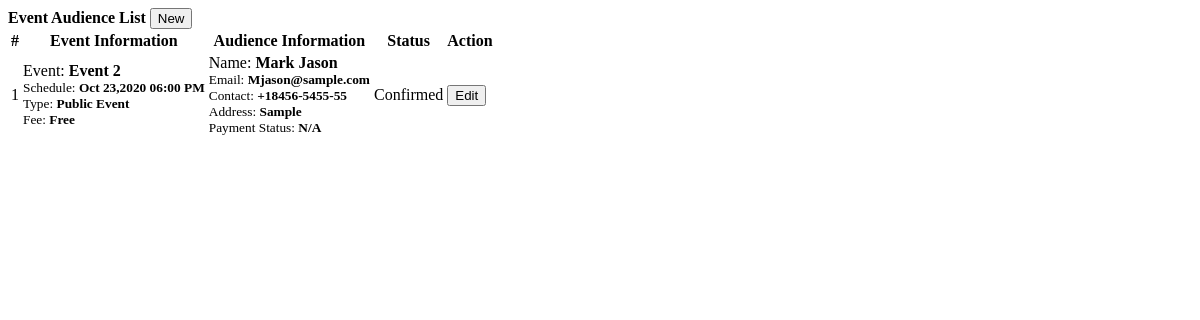
/admin/audience.php, run on the app's committed database.
### tables this page shows
CREATE TABLE `audience` (
  `id` int(11) NOT NULL,
  `name` text NOT NULL,
  `contact` varchar(50) NOT NULL,
  `email` varchar(100) NOT NULL,
  `address` text NOT NULL,
  `event_id` int(30) NOT NULL,
  `payment_status` tinyint(1) NOT NULL DEFAULT '0' COMMENT '0= pending, 1 =Paid',
  `attendance_status` tinyint(1) NOT NULL DEFAULT '0' COMMENT '1= present',
  `status` tinyint(1) NOT NULL DEFAULT '0' COMMENT '0 = for verification,  1 = confirmed,2= declined',
  `date_created` datetime NOT NULL DEFAULT CURRENT_TIMESTAMP
);

CREATE TABLE `events` (
  `id` int(30) NOT NULL,
  `venue_id` int(30) NOT NULL,
  `event` text NOT NULL,
  `description` text NOT NULL,
  `schedule` datetime NOT NULL,
  `type` tinyint(1) NOT NULL DEFAULT '1' COMMENT '1=Public, 2-Private',
  `audience_capacity` int(30) NOT NULL,
  `payment_type` tinyint(1) NOT NULL DEFAULT '1' COMMENT '1=Free,payable',
  `amount` double NOT NULL DEFAULT '0',
  `banner` text NOT NULL,
  `date_created` datetime NOT NULL
);

### admin/audience.php (the view, shortened to what this page needs)
<?php include('db_connect.php');?>
<div class="container-fluid">
	<div class="col-lg-12">
		<div class="row">
			<div class="col-md-12">
				<div class="card">
					<div class="card-header">
						<b>Event Audience List</b>
						<span class="">
							<button class="btn btn-success btn-block btn-sm col-sm-2 float-right" type="button" id="new_register">
					<i class="fa fa-plus"></i> New</button>
				</span>
					</div>
					<div class="card-body">
						<table class="table table-bordered table-condensed table-hover">
							<thead>
								<tr>
									<th class="text-center">#</th>
									<th class="">Event Information</th>
									<th class="">Audience Information</th>
									<th class="">Status</th>
									<th class="text-center">Action</th>
								</tr>
							</thead>
							<tbody>
								<?php
								$i = 1;
								$registering = $conn->query("SELECT a.*,e.event,e.payment_type,e.type,e.amount,e.schedule from audience a inner join events e on e.id = a.event_id");
								while($row=$registering->fetch_assoc()):
								?>
								<tr>
									<td class="text-center"><?php echo $i++ ?></td>
									<td class="">
										 <p>Event: <b><?php echo ucwords($row['event']) ?></b></p>
										 <p><small>Schedule: <b><?php echo date("M d,Y h:i A",strtotime($row['schedule'])) ?></b></small></p>
										 <p><small>Type: <b><?php echo $row['type']  == 1 ? "Public Event" : "Private Event" ?></small></b></p>
										 <p><small>Fee: <b><?php echo $row['payment_type']  == 1 ? "Free" : number_format($row['amount'],2) ?></small></b></p>
									</td>
									<td class="">
										 <p>Name: <b><?php echo  ucwords($row['name']) ?></b></p>
										 <p><small>Email: <b><?php echo  ucwords($row['email']) ?></b></small></p>
										 <p><small>Contact: <b><?php echo  ucwords($row['contact']) ?></b></small></p>
										 <p><small>Address: <b><?php echo  ucwords($row['address']) ?></b></small></p>
										 <p><small>Payment Status: <b><?php echo $row['payment_type']  == 1 ? "N/A" : ($row['payment_status'] == 1 ? "Paid" : "Unpaid") ?></small></b></p>
									</td>
									<td class="text-center">
										 <?php if($row['status'] == 0): ?>
										 	<span class="badge badge-secondary">For Verification</span>
										 <?php elseif($row['status'] == 1): ?>
										 	<span class="badge badge-success">Confirmed</span>
										<?php elseif($row['status'] == 2): ?>
										 	<span class="badge badge-danger">Cancelled</span>
										 <?php endif; ?>
									</td>
									<td class="text-center">
										<button class="btn btn-sm btn-outline-success edit_register" type="button" data-id="<?php echo $row['id'] ?>" >Edit</button>
									</td>
								</tr>
								<?php endwhile; ?>
							</tbody>
						</table>
					</div>
				</div>
			</div>
		</div>
	</div>
</div>

### admin/audience.php (style rules this page uses)
td { vertical-align: middle !important; }
td p { margin: unset }

### data on the page
audience: event.event "Event 2", event.schedule "Oct 23,2020 06:00 PM", name "Mark Jason", email "Mjason@sample.com", contact "+18456-5455-55", address "Sample", status "Confirmed"
